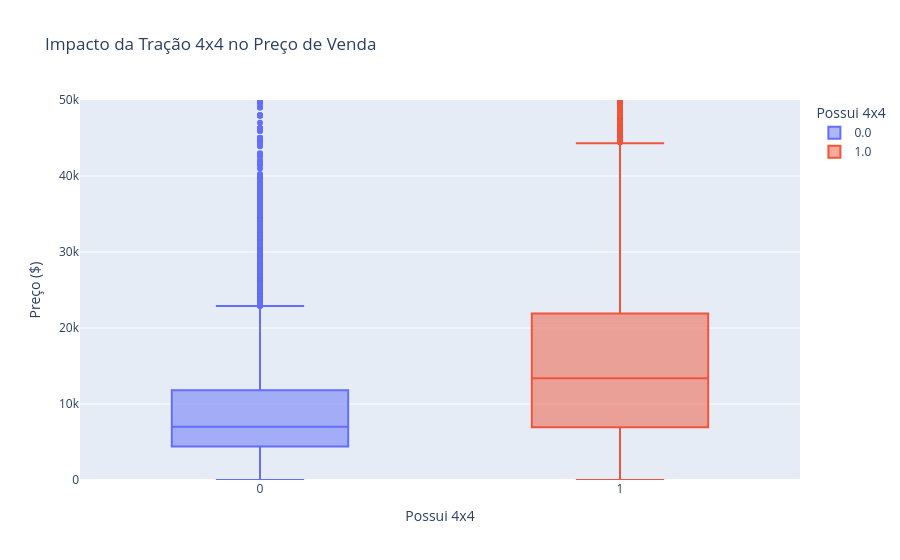

Notebook code for this chart:
### Markdown cell above
# 2. Fatores de Valorização: O "Prêmio" do 4x4
Nesta seção, analisamos se a presença de tração integral (`is_4wd`) influencia significativamente o preço de revenda dos veículos.

### Code cell
# Criando o gráfico de Boxplot para comparar 4x4 vs Tração Simples
fig_4wd = px.box(df, 
                 x='is_4wd', 
                 y='price', 
                 color='is_4wd',
                 title='Impacto da Tração 4x4 no Preço de Venda',
                 labels={'is_4wd': 'Possui 4x4', 'price': 'Preço ($)'},
                 category_orders={"is_4wd": [0, 1]})

# Limitando o eixo Y para 50.000 para ignorar outliers e ver a caixa principal
fig_4wd.update_yaxes(range=[0, 50000])
fig_4wd.show()

### Figure 1 — Plotly figure (JSON) as saved in the notebook; plotly's stock layout.template omitted (floating-point values rounded to 4 significant figures; data arrays with more than 128 entries replaced by an {"elided": "..."} marker saying what was removed)
{"data": [{"alignmentgroup": "True", "hovertemplate": "Possui 4x4=%{x}<br>Preço ($)=%{y}<extra></extra>", "legendgroup": "0.0", "marker": {"color": "#636efa"}, "name": "0.0", "notched": false, "offsetgroup": "0.0", "orientation": "v", "showlegend": true, "type": "box", "x": {"elided": "25952 float values"}, "x0": " ", "xaxis": "x", "y": {"elided": "25952 int values"}, "y0": " ", "yaxis": "y"}, {"alignmentgroup": "True", "hovertemplate": "Possui 4x4=%{x}<br>Preço ($)=%{y}<extra></extra>", "legendgroup": "1.0", "marker": {"color": "#EF553B"}, "name": "1.0", "notched": false, "offsetgroup": "1.0", "orientation": "v", "showlegend": true, "type": "box", "x": {"elided": "25572 float values"}, "x0": " ", "xaxis": "x", "y": {"elided": "25572 int values"}, "y0": " ", "yaxis": "y"}], "layout": {"boxmode": "overlay", "legend": {"title": {"text": "Possui 4x4"}, "tracegroupgap": 0}, "title": {"text": "Impacto da Tração 4x4 no Preço de Venda"}, "xaxis": {"anchor": "y", "categoryarray": [0, 1], "categoryorder": "array", "domain": [0, 1], "title": {"text": "Possui 4x4"}}, "yaxis": {"anchor": "x", "domain": [0, 1], "range": [0, 50000], "title": {"text": "Preço ($)"}}}}
